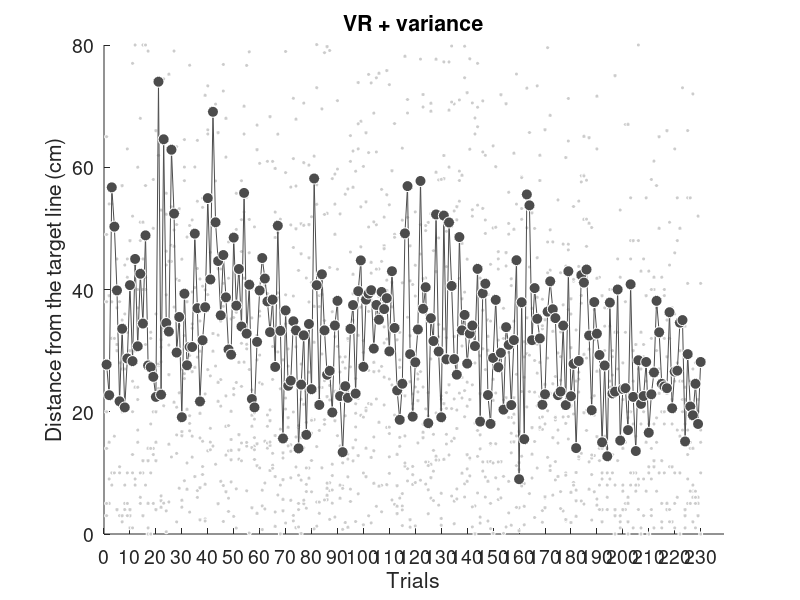

Source code (MATLAB): (Note: this script raises an error after producing the figure.)
load('scores.mat')

scores_each_trials = zeros(1, all_trials);
figure('Position', [100, 100, 1200, 500]);

x = 1:all_trials;

for i = 1:VR1_number
    trials = abs(VR1_all(:,:,i) - 200);
    trials = trials(:)';
    trials(111:120) = [];
    scores_each_trials = scores_each_trials + trials;
    hold on
    plot(x, trials, 'o', ...
        'MarkerSize', 3, ...
        'MarkerFaceColor', light_gray, ...
        'MarkerEdgeColor', white, ...
        'Color', light_gray)
end

y = scores_each_trials / VR1_number;

plot(x, y, '-o', ...
    'LineWidth', 0.5, ...
    'MarkerSize', 8, ...
    'MarkerFaceColor', dark_gray, ...
    'MarkerEdgeColor', white, ...
    'Color', dark_gray)

h = gca;
set(h, 'FontSize', 14)

title('VR + variance')
ylim([0, 80])
xlabel('Trials')
xlim([0, all_trials + 9])
xticks(0:10:all_trials + 9)
ylabel('Distance from the target line (cm)')

xline_values = [20, 40, 60, 80, 100, 110, 130, 150, 170, 190, 210, 230];
xline_str = {'0h test', 'P1', 'P2', 'P3', 'P4', 'Reac.', 'P5', 'P6', 'P7', 'P8', '6h test', '24h test'};

for i = 1:all_sets
    val = xline_values(i);
    str = xline_str(i);
    xline(val, '--', str)
end


saveas(gcf, './data/figures/all_trials/VR1_all_trials', 'epsc')
